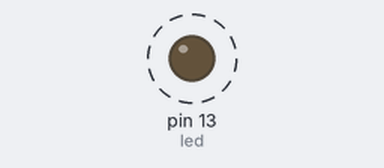
A sketch run on a simulated Arduino Uno, built with avr-gcc and run on an emulated ATmega328P. Shown: output pins drawn as LEDs (lit = HIGH). Dashed ring = blinking.

Above: at 0.5 s.
Timing chart, 0 to 4.6 s (numbered marks = the images above):
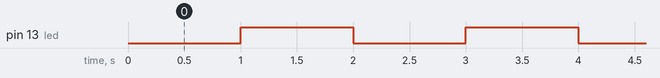

The sketch:

iotanu.ino
```cpp
#define led 13
void setup() {
  // put your setup code here, to run once:
  pinMode(led,OUTPUT);

}

void loop() {
  // put your main code here, to run repeatedly:
  delay(1000);
  digitalWrite(led,1);
  delay(1000);
   digitalWrite(led,0);
}
```

Measured:
- by itself, pin 13 (led): alternates HIGH for 1.0 s and LOW for 1.0 s
